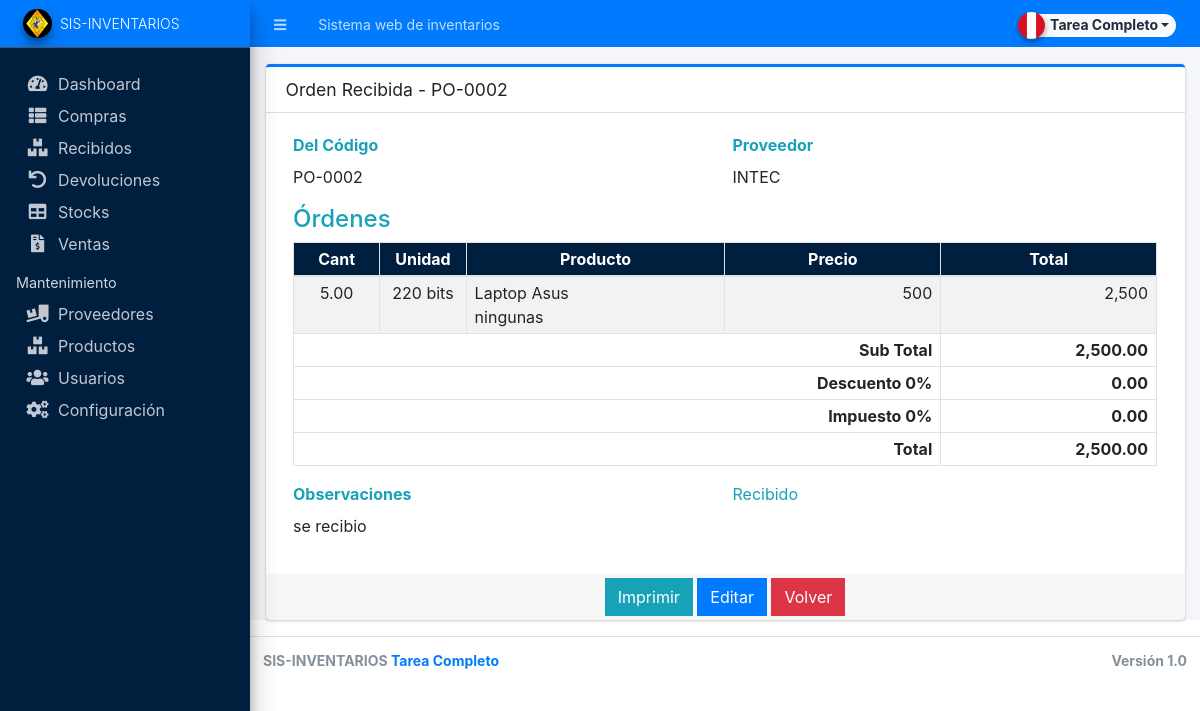
Screenshot of /admin?page=receiving/view_receiving&id=8 (signed in) with the database file from the repository.
### tables this page shows
CREATE TABLE `stock_list` (
  `id` int(30) NOT NULL,
  `item_id` int(30) NOT NULL,
  `quantity` int(30) NOT NULL,
  `unit` varchar(250) DEFAULT NULL,
  `price` float NOT NULL DEFAULT 0,
  `total` float NOT NULL DEFAULT current_timestamp(),
  `type` tinyint(1) NOT NULL DEFAULT 1 COMMENT '1=IN , 2=OUT',
  `date_created` datetime NOT NULL DEFAULT current_timestamp()
);

CREATE TABLE `item_list` (
  `id` int(30) NOT NULL,
  `name` text NOT NULL,
  `description` text NOT NULL,
  `supplier_id` int(30) NOT NULL,
  `cost` float NOT NULL DEFAULT 0,
  `status` tinyint(1) NOT NULL DEFAULT 1,
  `date_created` datetime NOT NULL DEFAULT current_timestamp(),
  `date_updated` datetime NOT NULL DEFAULT current_timestamp() ON UPDATE current_timestamp()
);

### admin/receiving/view_receiving.php (the view, shortened to what this page needs)
<div class="card card-outline card-primary">
    <div class="card-header">
        <h4 class="card-title">Orden Recibida - <?php echo $po_code ?></h4>
    </div>
    <div class="card-body" id="print_out">
        <div class="container-fluid">
            <div class="row">
                <div class="col-md-6">
                    <label class="control-label text-info">Del Código</label>
                    <div><?php echo isset($po_code) ? $po_code : '' ?></div>
                </div>
                <div class="col-md-6">
                    <div class="form-group">
                        <label for="supplier_id" class="control-label text-info">Proveedor</label>
                        <div><?php echo isset($supplier) ? $supplier : '' ?></div>
                    </div>
                </div>
            </div>
            <h4 class="text-info">Órdenes</h4>
            <table class="table table-striped table-bordered" id="list">
                <colgroup>
                    <col width="10%">
                    <col width="10%">
                    <col width="30%">
                    <col width="25%">
                    <col width="25%">
                </colgroup>
                <thead>
                    <tr class="text-light bg-navy">
                        <th class="text-center py-1 px-2">Cant</th>
                        <th class="text-center py-1 px-2">Unidad</th>
                        <th class="text-center py-1 px-2">Producto</th>
                        <th class="text-center py-1 px-2">Precio</th>
                        <th class="text-center py-1 px-2">Total</th>
                    </tr>
                </thead>
                <tbody>
                    <?php
                    $total = 0;
                    $qry = $conn->query("SELECT s.*,i.name,i.description FROM `stock_list` s inner join item_list i on s.item_id = i.id where s.id in ({$stock_ids})");
                    while ($row = $qry->fetch_assoc()) :
                        $total += $row['total']
                    ?>
                        <tr>
                            <td class="py-1 px-2 text-center"><?php echo number_format($row['quantity'], 2) ?></td>
                            <td class="py-1 px-2 text-center"><?php echo ($row['unit']) ?></td>
                            <td class="py-1 px-2">
                                <?php echo $row['name'] ?> <br>
                                <?php echo $row['description'] ?>
                            </td>
                            <td class="py-1 px-2 text-right"><?php echo number_format($row['price']) ?></td>
                            <td class="py-1 px-2 text-right"><?php echo number_format($row['total']) ?></td>
                        </tr>
                    <?php endwhile; ?>
                </tbody>
                <tfoot>
                    <tr>
                        <th class="text-right py-1 px-2" colspan="4">Sub Total</th>
                        <th class="text-right py-1 px-2 sub-total"><?php echo number_format($total, 2)  ?></th>
                    </tr>
                    <tr>
                        <th class="text-right py-1 px-2" colspan="4">Descuento <?php echo isset($discount_perc) ? $discount_perc : 0 ?>%</th>
                        <th class="text-right py-1 px-2 discount"><?php echo isset($discount) ? number_format($discount, 2) : 0 ?></th>
                    </tr>
                    <tr>
                        <th class="text-right py-1 px-2" colspan="4">Impuesto <?php echo isset($tax_perc) ? $tax_perc : 0 ?>%</th>
                        <th class="text-right py-1 px-2 tax"><?php echo isset($tax) ? number_format($tax, 2) : 0 ?></th>
                    </tr>
                    <tr>
                        <th class="text-right py-1 px-2" colspan="4">Total</th>
                        <th class="text-right py-1 px-2 grand-total"><?php echo isset($amount) ? number_format($amount, 2) : 0 ?></th>
                    </tr>
                </tfoot>
            </table>
            <div class="row">
                <div class="col-md-6">
                    <div class="form-group">
                        <label for="remarks" class="text-info control-label">Observaciones</label>
                        <p><?php echo isset($remarks) ? $remarks : '' ?></p>
                    </div>
                </div>
                <?php if ($status > 0) : ?>
                    <div class="col-md-6">
                        <span class="text-info"><?php echo ($status == 2) ? "Recibido" : "Parcialmente Recibido" ?></span>
                    </div>
                <?php endif; ?>
            </div>
        </div>
    </div>
    <div class="card-footer py-1 text-center">
        <button class="btn btn-flat btn-info" type="button" id="print">Imprimir</button>
        <a class="btn btn-flat btn-primary" href="<?php echo base_url . '/admin?page=receiving/manage_receiving&id=' . (isset($id) ? $id : '') ?>">Editar</a>
        <a class="btn btn-flat btn-danger" href="<?php echo base_url . '/admin?page=receiving' ?>">Volver</a>
    </div>
</div>

### rows the page displays
stock_list: quantity "5.00", unit "220 bits", item.name "Laptop Asus", item.description "ningunas", price "500", total "2,500"

### other values shown
$_settings->info('name') "Sistema web de inventarios"
$_settings->info('short_name') "SIS-INVENTARIOS"
$po_code "PO-0002"
$supplier "INTEC"
$total "2,500.00"
$discount_perc "0"
$discount "0.00"
$tax_perc "0"
$tax "0.00"
$amount "2,500.00"
$remarks "se recibio"
